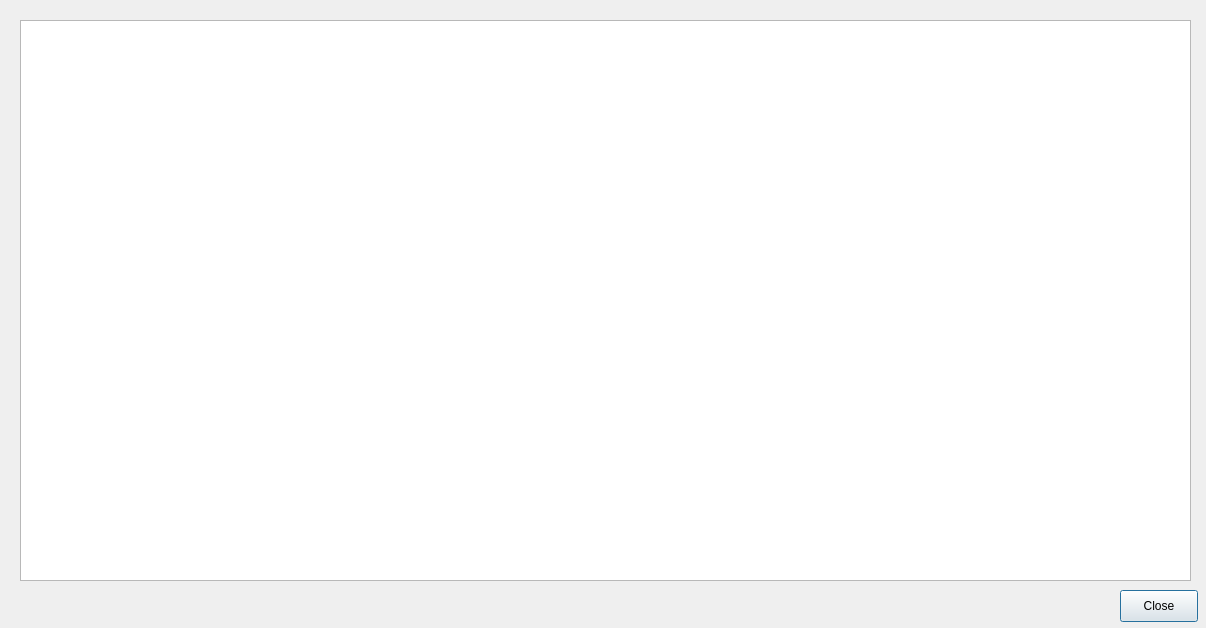
<?xml version="1.0" encoding="UTF-8"?>
<ui version="4.0">
 <class>MyDialog</class>
 <widget class="QDialog" name="MyDialog">
  <property name="geometry">
   <rect>
    <x>0</x>
    <y>0</y>
    <width>1206</width>
    <height>628</height>
   </rect>
  </property>
  <property name="maximumSize">
   <size>
    <width>1206</width>
    <height>628</height>
   </size>
  </property>
  <widget class="QTextBrowser" name="textBrowser_1">
   <property name="geometry">
    <rect>
     <x>20</x>
     <y>20</y>
     <width>1171</width>
     <height>561</height>
    </rect>
   </property>
   <property name="html">
    <string>&lt;!DOCTYPE HTML PUBLIC &quot;-//W3C//DTD HTML 4.0//EN&quot; &quot;http://www.w3.org/TR/REC-html40/strict.dtd&quot;&gt;
&lt;html&gt;&lt;head&gt;&lt;meta name=&quot;qrichtext&quot; content=&quot;1&quot; /&gt;&lt;style type=&quot;text/css&quot;&gt;
p, li { white-space: pre-wrap; }
&lt;/style&gt;&lt;/head&gt;&lt;body style=&quot; font-family:'Ubuntu'; font-size:11pt; font-weight:400; font-style:normal;&quot;&gt;
&lt;p style=&quot;-qt-paragraph-type:empty; margin-top:0px; margin-bottom:0px; margin-left:0px; margin-right:0px; -qt-block-indent:0; text-indent:0px; font-family:'.Lucida Grande UI'; font-size:13pt;&quot;&gt;&lt;br /&gt;&lt;/p&gt;&lt;/body&gt;&lt;/html&gt;</string>
   </property>
  </widget>
  <widget class="QPushButton" name="pushButton">
   <property name="geometry">
    <rect>
     <x>1120</x>
     <y>590</y>
     <width>78</width>
     <height>32</height>
    </rect>
   </property>
   <property name="text">
    <string>Close</string>
   </property>
  </widget>
 </widget>
 <resources/>
 <connections/>
</ui>
